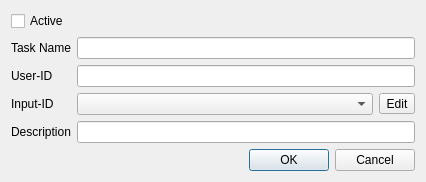
<?xml version="1.0" encoding="UTF-8"?>
<ui version="4.0">
 <class>CTaskSettingsDialog</class>
 <widget class="QDialog" name="CTaskSettingsDialog">
  <property name="geometry">
   <rect>
    <x>0</x>
    <y>0</y>
    <width>426</width>
    <height>170</height>
   </rect>
  </property>
  <property name="windowTitle">
   <string>Task Settings</string>
  </property>
  <layout class="QFormLayout" name="formLayout">
   <item row="0" column="0">
    <widget class="QCheckBox" name="ActiveCheck">
     <property name="text">
      <string>Active</string>
     </property>
    </widget>
   </item>
   <item row="1" column="0">
    <widget class="QLabel" name="label">
     <property name="text">
      <string>Task Name</string>
     </property>
    </widget>
   </item>
   <item row="1" column="1">
    <widget class="QLineEdit" name="TaskNameEdit"/>
   </item>
   <item row="2" column="0">
    <widget class="QLabel" name="label_3">
     <property name="text">
      <string>User-ID</string>
     </property>
    </widget>
   </item>
   <item row="2" column="1">
    <widget class="QLineEdit" name="TaskUserIdEdit"/>
   </item>
   <item row="3" column="0">
    <widget class="QLabel" name="inputIDLabel">
     <property name="text">
      <string>Input-ID</string>
     </property>
    </widget>
   </item>
   <item row="3" column="1">
    <widget class="QStackedWidget" name="InputPageStack">
     <property name="currentIndex">
      <number>0</number>
     </property>
     <widget class="QWidget" name="page">
      <layout class="QHBoxLayout" name="horizontalLayout">
       <property name="leftMargin">
        <number>0</number>
       </property>
       <property name="topMargin">
        <number>0</number>
       </property>
       <property name="rightMargin">
        <number>0</number>
       </property>
       <property name="bottomMargin">
        <number>0</number>
       </property>
       <item>
        <widget class="QComboBox" name="InputSelector"/>
       </item>
       <item>
        <widget class="QToolButton" name="ShowAcquisitionManagerButton">
         <property name="text">
          <string>Edit</string>
         </property>
         <property name="icon">
          <iconset resource="../../../ImtCore/Include/imtgui/imtgui.qrc">
           <normaloff>:/Icons/Edit</normaloff>:/Icons/Edit</iconset>
         </property>
        </widget>
       </item>
      </layout>
     </widget>
     <widget class="QWidget" name="page_2">
      <layout class="QVBoxLayout" name="verticalLayout">
       <property name="leftMargin">
        <number>0</number>
       </property>
       <property name="topMargin">
        <number>0</number>
       </property>
       <property name="rightMargin">
        <number>0</number>
       </property>
       <property name="bottomMargin">
        <number>0</number>
       </property>
       <item>
        <widget class="QLineEdit" name="InputIdEdit"/>
       </item>
      </layout>
     </widget>
    </widget>
   </item>
   <item row="4" column="0">
    <widget class="QLabel" name="label_2">
     <property name="text">
      <string>Description</string>
     </property>
    </widget>
   </item>
   <item row="4" column="1">
    <widget class="QLineEdit" name="TaskDescriptionEdit"/>
   </item>
   <item row="5" column="0" colspan="2">
    <widget class="QDialogButtonBox" name="DialogButtons">
     <property name="orientation">
      <enum>Qt::Horizontal</enum>
     </property>
     <property name="standardButtons">
      <set>QDialogButtonBox::Cancel|QDialogButtonBox::Ok</set>
     </property>
    </widget>
   </item>
  </layout>
 </widget>
 <tabstops>
  <tabstop>ActiveCheck</tabstop>
  <tabstop>TaskNameEdit</tabstop>
  <tabstop>TaskUserIdEdit</tabstop>
  <tabstop>InputIdEdit</tabstop>
  <tabstop>TaskDescriptionEdit</tabstop>
 </tabstops>
 <resources>
  <include location="../../../ImtCore/Include/imtgui/imtgui.qrc"/>
 </resources>
 <connections>
  <connection>
   <sender>DialogButtons</sender>
   <signal>accepted()</signal>
   <receiver>CTaskSettingsDialog</receiver>
   <slot>accept()</slot>
   <hints>
    <hint type="sourcelabel">
     <x>257</x>
     <y>160</y>
    </hint>
    <hint type="destinationlabel">
     <x>157</x>
     <y>274</y>
    </hint>
   </hints>
  </connection>
  <connection>
   <sender>DialogButtons</sender>
   <signal>rejected()</signal>
   <receiver>CTaskSettingsDialog</receiver>
   <slot>reject()</slot>
   <hints>
    <hint type="sourcelabel">
     <x>325</x>
     <y>160</y>
    </hint>
    <hint type="destinationlabel">
     <x>286</x>
     <y>274</y>
    </hint>
   </hints>
  </connection>
 </connections>
</ui>
